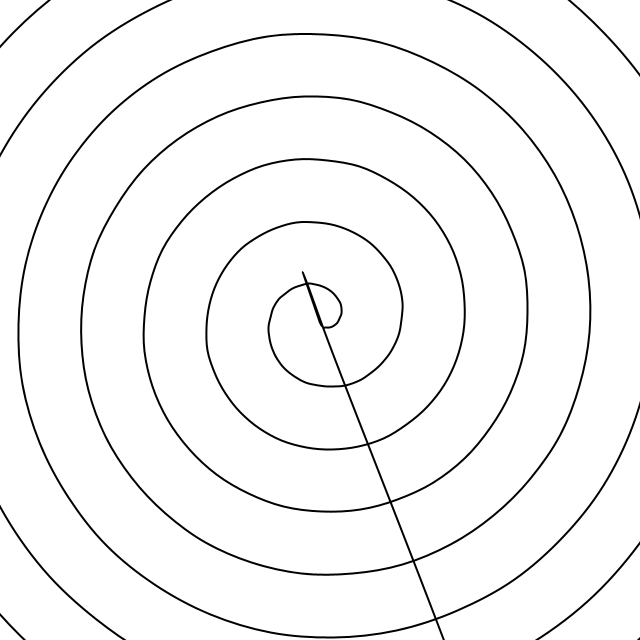
Frame 1 (no input)
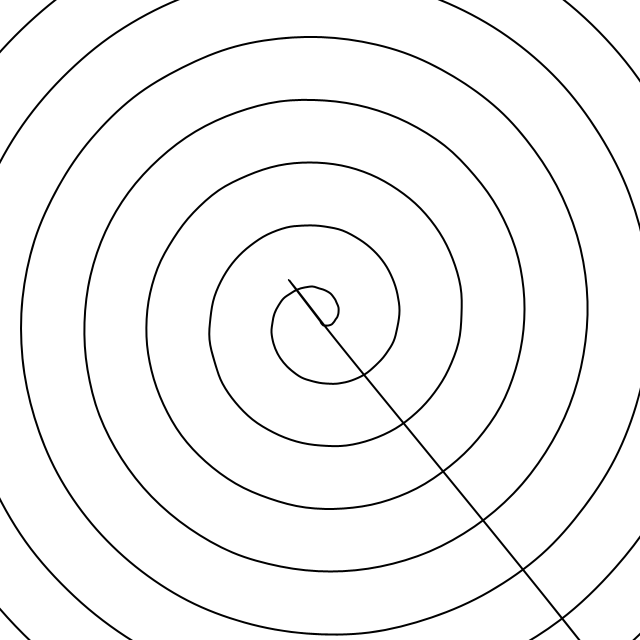
Frame 60 (the mouse pressed at the canvas centre just before this capture)
Frame 120 (the mouse held since frame 60 and released just before this capture): identical to frame 60, image omitted

The Processing sketch that drew these frames (run headless with seeded random() and noise(); from frame 60 on, the mouse is pressed at the canvas centre):

// Processing sketch: spiral1
// ── spiral1.pde
float dist = 40, radius = dist/2, alpha = 0, speed = 500;
float px, py, x, y, k;
void setup() {
  size(640, 640);
  background(255); 
  //fill(0);
  smooth();
  px = radius;
  py = 0;
}
void draw() {
  

smooth();
translate(width/2,height/2);
strokeWeight(2);
beginShape();
rotate(radians(frameCount*18));
for(int j = 0; j < 3; j++) {
  rotate(radians(radians(30*j)));
for(int i=0;i<350;i++)
{
  curveVertex((i*2)*sin(i/5.0),(i*2)*cos(i/5.0));
}
}
endShape(); 
}
